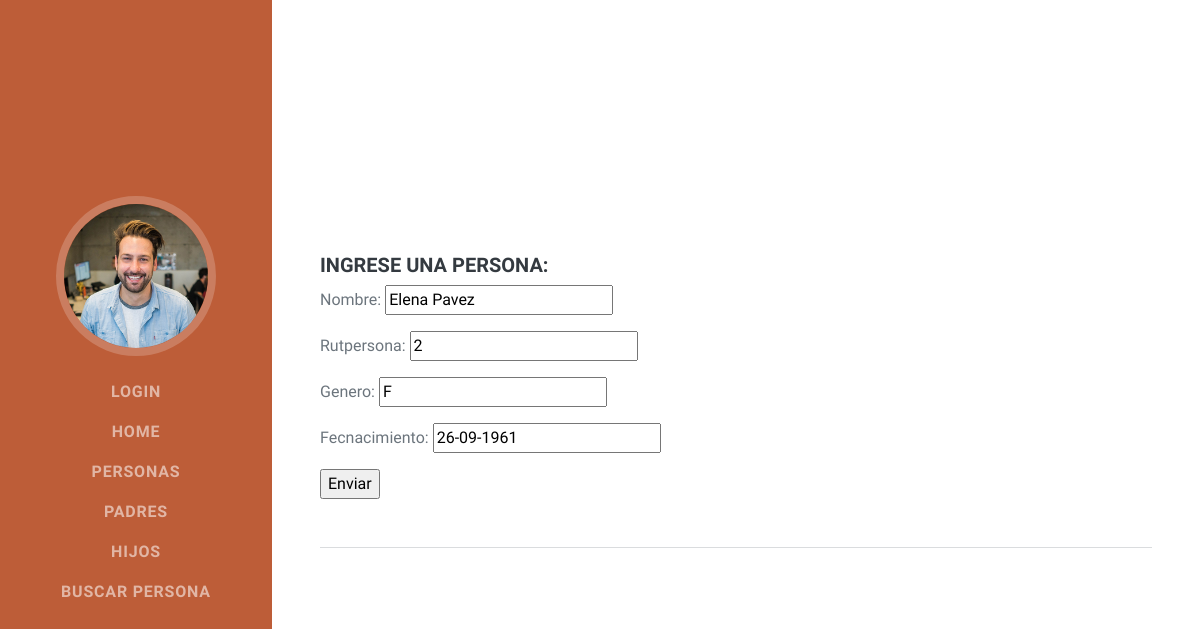
/AppFami/persona/editar/2, run on an earlier commit of the app's database.
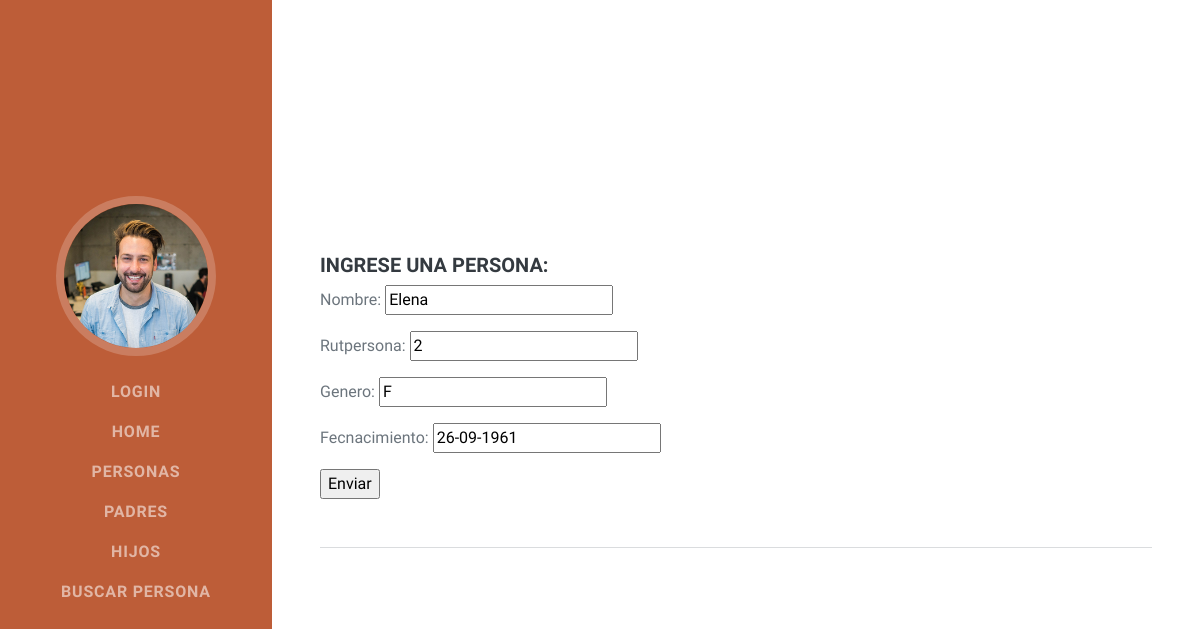
And on a later commit of the database.
### AppFami/models.py (models this page shows, shortened)
class Persona(models.Model):
    nombre = models.CharField(max_length=40)
    rutpersona = models.IntegerField(unique='true')
    genero = models.CharField(max_length=40)
    fecnacimiento = models.CharField(max_length=40)

### AppFami/views.py (the view, shortened to what this page needs)
# urls.py: path('persona/editar/<int:rutpersona>', persona_editar, name='AppFamiPersonaEditar'),
def persona_editar(request, rutpersona):
    persona = Persona.objects.get(rutpersona=rutpersona)
    persona_form = PersonaForm(initial={'nombre': persona.nombre,'rutpersona': persona.rutpersona, 'genero': persona.genero, 'fecnacimiento': persona.fecnacimiento})
    contexto = {
        'persona_form': persona_form
    }
    return render(request, 'AppFami/persona/editar.html', contexto)

### AppFami/forms.py
class PersonaForm(forms.Form):
    nombre = forms.CharField(max_length=40)
    rutpersona = forms.IntegerField()
    genero = forms.CharField(max_length=1)
    fecnacimiento = forms.CharField(max_length=40)

### templates/AppFami/persona/editar.html (shortened to what this page needs)
{% extends 'AppFami/index.html' %}
{% block body %}
    <div class="d-flex flex-column flex-md-row justify-content-between mb-5">
        <div class="flex-grow-1">
            <h5>Ingrese una persona: </h5>
            <form acction="" method="POST">
                    {{persona_form.as_p}}
                    <input type="submit" value="Enviar">
            </form>
        </div>
    </div>
    <hr class="m-0" />
{% endblock %}

What changed in the data, as far as the page shows it:
changed Persona: nombre "Elena Pavez" → "Elena"
